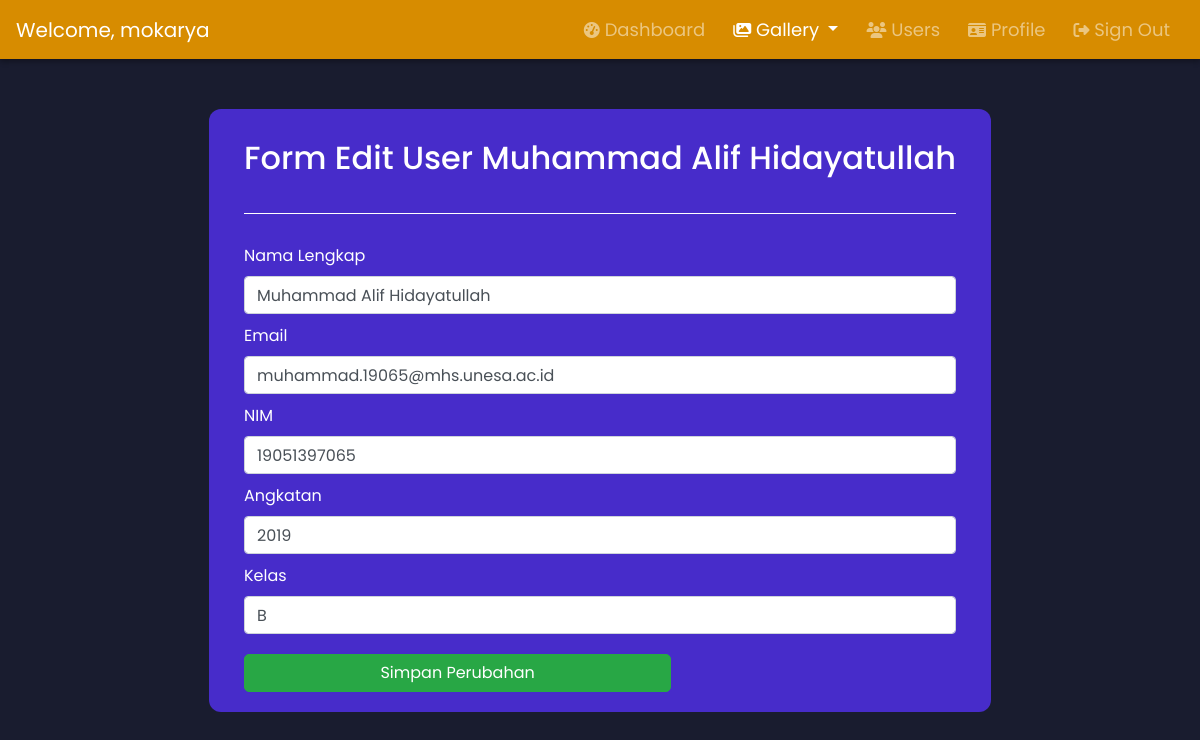
The page /User_Regist/admin-user-edit?id=27 (signed in) on the database as committed earlier.
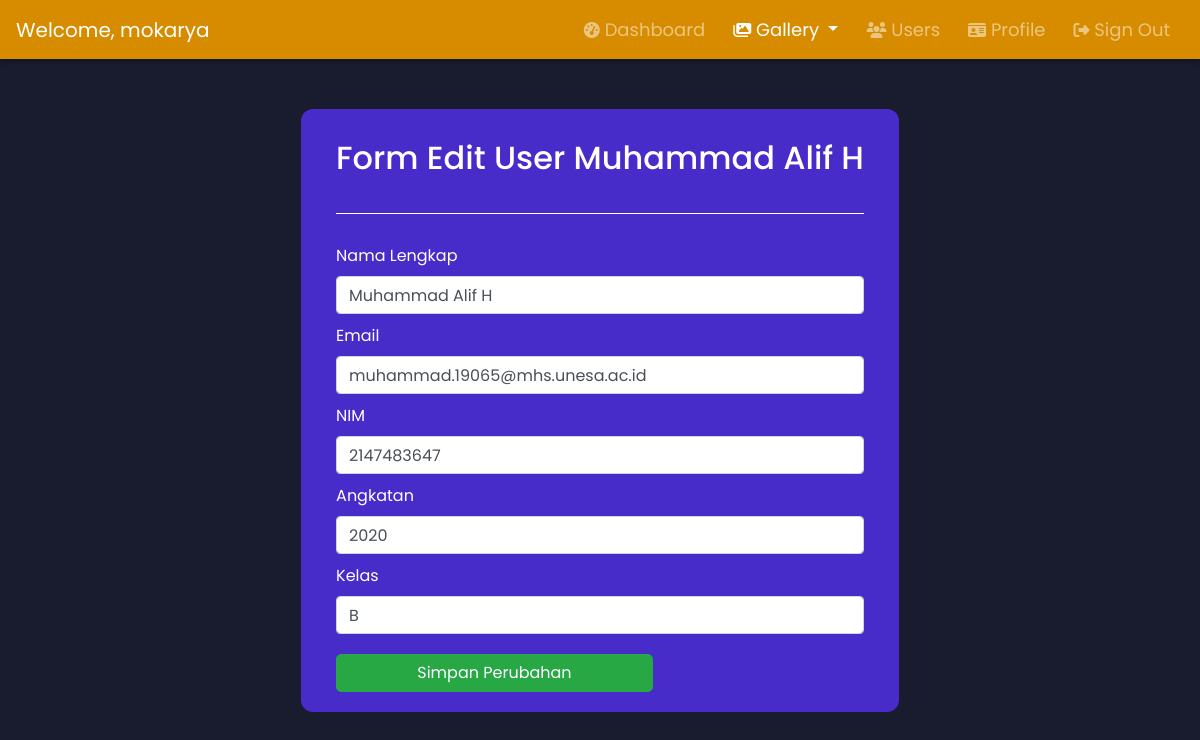
The same page on the database as committed later.
### tables this page shows
CREATE TABLE `users` (
  `id` int(11) NOT NULL,
  `namalengkap` varchar(100) NOT NULL,
  `email` varchar(200) NOT NULL,
  `nim` bigint(20) NOT NULL,
  `angkatan` year(4) NOT NULL,
  `kelas` varchar(2) NOT NULL,
  `verified` tinyint(4) NOT NULL,
  `token` varchar(100) NOT NULL,
  `password` varchar(255) NOT NULL,
  `usertype` varchar(20) NOT NULL
);

### User_Regist/admin-user-edit.php (the view, shortened to what this page needs)
<?php
    include 'header-admin.php';
  if (isset($_GET['id'])) {
    $id = ($_GET['id']);
    $query = "SELECT * FROM users WHERE id='$id'";
    $result = mysqli_query($conn, $query);
    $data = mysqli_fetch_assoc($result);
  } else {
    echo "<script>alert('Masukkan data id.');window.location='admin-usersConfig';</script>";
  }
  ?>
<section>
<div class="container anim" id="box" style=" margin-top: 50px; color:white; padding-top: 30px; width:fit-content">
            <div class="d-flex justify-content-center">
                <div >
                    <div class="container">
                        <h2 style="margin-bottom: 12px" class="align-items-center">Form Edit User <?php echo $data['namalengkap']; ?></h2>
                        <hr style="border-top: 1px solid white; margin-bottom: 30px; margin-top: 36px">
                        <form method="POST" action="admin-user-edit-proses" enctype="multipart/form-data">
                            <label class="label control-label">Nama Lengkap</label>
                            <input type="text" class="form-control" name="namalengkap" placeholder="namalengkap" value="<?php echo $data['namalengkap']; ?>">
                            <label class="label control-label">Email</label>
                            <input type="text" class="form-control" name="email" placeholder="email" value="<?php echo $data['email']; ?>">
                            <label class="label control-label">NIM</label>
                            <input type="text" class="form-control" name="nim" placeholder="nim" value="<?php echo $data['nim']; ?>">
                            <label class="label control-label">Angkatan</label>
                            <input type="text" class="form-control" name="angkatan" placeholder="angkatan" value="<?php echo $data['angkatan']; ?>">
                            <label class="label control-label">Kelas</label>
                            <input type="text" class="form-control" name="kelas" placeholder="kelas" value="<?php echo $data['kelas']; ?>">
                            <button name="submit-btn" type="submit" class="btn btn-success" data-toggle="modal" data-target="#exampleModal" style="margin-top: 10px; width: 30%; border-radius: 5px" >
                                Simpan Perubahan
                            </button>
                        </form>
                    </div>
                    </div>
                </div>
            </div>
    </body>
    <br>
    <br>
</html>

Rows that differ between the two databases and show on the page:
changed users "muhammad.19065@mhs.unesa.ac.id": namalengkap "Muhammad Alif Hidayatullah" → "Muhammad Alif H"; nim "19051397065" → "2147483647"; angkatan "2019" → "2020"
